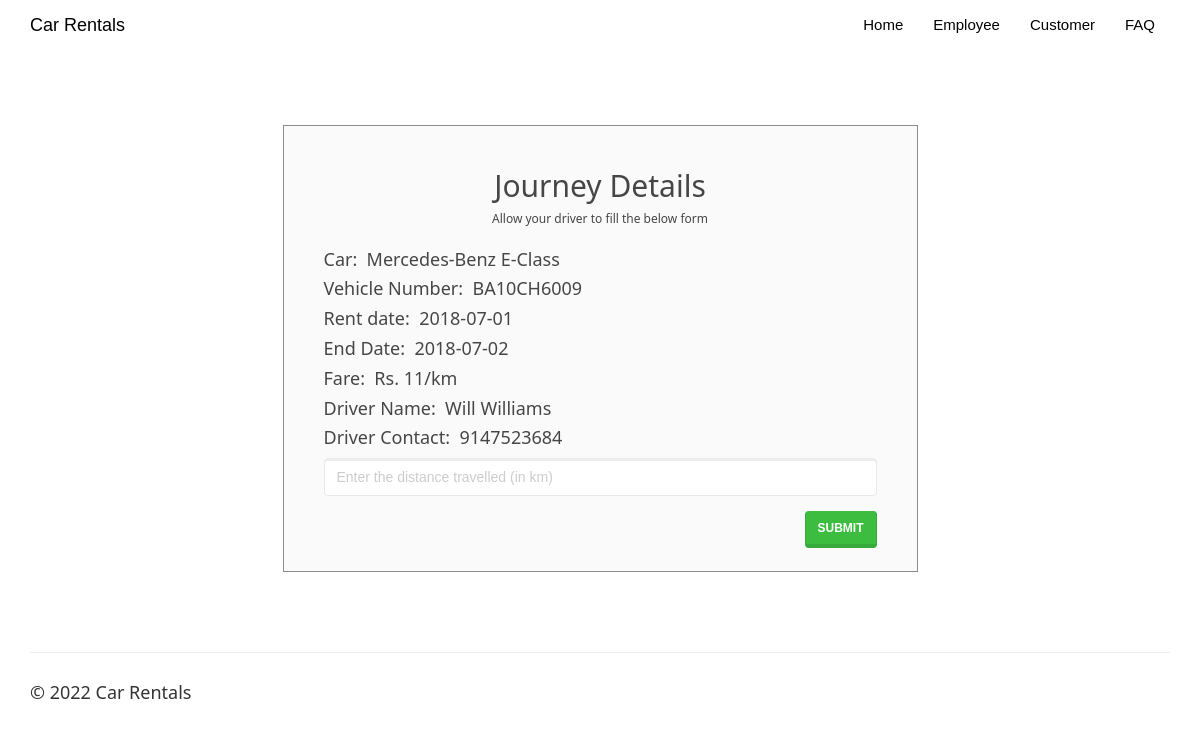
Page /returncar.php?id=574681245 on the committed database.
### tables this page shows
CREATE TABLE IF NOT EXISTS `rentedcars` (
`id` int(100) NOT NULL,
  `customer_username` varchar(50) NOT NULL,
  `car_id` int(20) NOT NULL,
  `driver_id` int(20) NOT NULL,
  `booking_date` date NOT NULL,
  `rent_start_date` date NOT NULL,
  `rent_end_date` date NOT NULL,
  `car_return_date` date DEFAULT NULL,
  `fare` double NOT NULL,
  `charge_type` varchar(25) NOT NULL DEFAULT 'days',
  `distance` double DEFAULT NULL,
  `no_of_days` int(50) DEFAULT NULL,
  `total_amount` double DEFAULT NULL,
  `return_status` varchar(10) NOT NULL
);

CREATE TABLE IF NOT EXISTS `cars` (
`car_id` int(20) NOT NULL,
  `car_name` varchar(50) NOT NULL,
  `car_nameplate` varchar(50) NOT NULL,
  `car_img` varchar(50) DEFAULT 'NA',
  `ac_price` float NOT NULL,
  `non_ac_price` float NOT NULL,
  `ac_price_per_day` float NOT NULL,
  `non_ac_price_per_day` float NOT NULL,
  `car_availability` varchar(10) NOT NULL
);

CREATE TABLE IF NOT EXISTS `driver` (
`driver_id` int(20) NOT NULL,
  `driver_name` varchar(50) NOT NULL,
  `dl_number` varchar(50) NOT NULL,
  `driver_phone` varchar(15) NOT NULL,
  `driver_address` varchar(50) NOT NULL,
  `driver_gender` varchar(10) NOT NULL,
  `client_username` varchar(50) NOT NULL,
  `driver_availability` varchar(10) NOT NULL
);

### returncar.php (the view, shortened to what this page needs)
<!DOCTYPE html>
<html>
<?php
$conn = Connect();
?>
<head>
<link rel="stylesheet" href="assets/bootstrap/css/bootstrap.min.css">
<link rel="stylesheet" href="assets/fonts/font-awesome.min.css">
    <link rel="stylesheet" href="assets/w3css/w3.css">
<link rel="stylesheet" type="text/css" href="assets/css/customerlogin.css">
<link rel="stylesheet" type="text/css" media="screen" href="assets/css/clientpage.css" />
</head>
<body id="page-top" data-spy="scroll" data-target=".navbar-fixed-top">
    <nav class="navbar navbar-custom navbar-fixed-top" role="navigation" style="color: black">
        <div class="container">
            <div class="navbar-header">
                <a class="navbar-brand page-scroll" href="index.php">
                   Car Rentals </a>
            </div>
            <?php
                if(isset($_SESSION['login_client'])){
            ?>
            <div class="collapse navbar-collapse navbar-right navbar-main-collapse">
                <ul class="nav navbar-nav">
                    <li>
                        <a href="index.php">Home</a>
                    </li>
                    <li>
                        <a href="#"><span class="glyphicon glyphicon-user"></span> Welcome <?php echo $_SESSION['login_client']; ?></a>
                    </li>
                    <li>
                    <ul class="nav navbar-nav navbar-right">
            <li><a href="#" class="dropdown-toggle active" data-toggle="dropdown" role="button" aria-haspopup="true" aria-expanded="false"><span class="glyphicon glyphicon-user"></span> Control Panel <span class="caret"></span> </a>
                <ul class="dropdown-menu">
              <li> <a href="entercar.php">Add Car</a></li>
              <li> <a href="enterdriver.php"> Add Driver</a></li>
              <li> <a href="clientview.php">View</a></li>
            </ul>
            </li>
          </ul>
                    </li>
                    <li>
                        <a href="logout.php"><span class="glyphicon glyphicon-log-out"></span> Logout</a>
                    </li>
                </ul>
            </div>
            <?php
            }
                else {
            ?>
            <div class="collapse navbar-collapse navbar-right navbar-main-collapse">
                <ul class="nav navbar-nav">
                    <li>
                        <a href="index.php">Home</a>
                    </li>
                    <li>
                        <a href="clientlogin.php">Employee</a>
                    </li>
                    <li>
                        <a href="customerlogin.php">Customer</a>
                    </li>
                    <li>
                        <a href="#"> FAQ </a>
                    </li>
                </ul>
            </div>
                <?php   }
                ?>
        </div>
    </nav>
<?php
function dateDiff($start, $end) {
    $start_ts = strtotime($start);
    $end_ts = strtotime($end);
    $diff = $end_ts - $start_ts;
    return round($diff / 86400);
}
 $id = $_GET["id"];
 $sql1 = "SELECT c.car_name, c.car_nameplate, rc.rent_start_date, rc.rent_end_date, rc.fare, rc.charge_type, d.driver_name, d.driver_phone
 FROM rentedcars rc, cars c, driver d
 WHERE id = '$id' AND c.car_id=rc.car_id AND d.driver_id = rc.driver_id";
 $result1 = $conn->query($sql1);
 if (mysqli_num_rows($result1) > 0) {
    while($row = mysqli_fetch_assoc($result1)) {
        $car_name = $row["car_name"];
        $car_nameplate = $row["car_nameplate"];
        $driver_name = $row["driver_name"];
        $driver_phone = $row["driver_phone"];
        $rent_start_date = $row["rent_start_date"];
        $rent_end_date = $row["rent_end_date"];
        $fare = $row["fare"];
        $charge_type = $row["charge_type"];
        $no_of_days = dateDiff("$rent_start_date", "$rent_end_date");
    }
}
?>
    <div class="container" style="margin-top: 65px;" >
    <div class="col-md-7" style="float: none; margin: 0 auto;">
      <div class="form-area">
        <form role="form" action="printbill.php?id=<?php echo $id ?>" method="POST">
        <br style="clear: both">
          <h3 style="margin-bottom: 5px; text-align: center; font-size: 30px;"> Journey Details </h3>
          <h6 style="margin-bottom: 25px; text-align: center; font-size: 12px;"> Allow your driver to fill the below form </h6>
           <h5> Car:&nbsp;  <?php echo($car_name);?></h5>
           <h5> Vehicle Number:&nbsp;  <?php echo($car_nameplate);?></h5>
           <h5> Rent date:&nbsp;  <?php echo($rent_start_date);?></h5>
           <h5> End Date:&nbsp;  <?php echo($rent_end_date);?></h5>
           <h5> Fare:&nbsp;  Rs. <?php
            if($charge_type == "days"){
                    echo ($fare . "/day");
                } else {
                    echo ($fare . "/km");
                }
            ?>
            </h5>
           <h5> Driver Name:&nbsp;  <?php echo($driver_name);?></h5>
           <h5> Driver Contact:&nbsp;  <?php echo($driver_phone);?></h5>
          <?php if($charge_type == "km") { ?>
          <div class="form-group">
            <input type="text" class="form-control" id="distance_or_days" name="distance_or_days" placeholder="Enter the distance travelled (in km)" required="" autofocus>
          </div>
          <?php }  else { ?>
            <h5> Number of Day(s):&nbsp;  <?php echo($no_of_days);?></h5>
            <input type="hidden" name="distance_or_days" value="<?php echo $no_of_days; ?>">
          <?php } ?>
           <input type="submit" name="submit" value="submit" class="btn btn-success pull-right">
        </form>
      </div>
    </div>
    </div>
</body>
<footer class="site-footer">
        <div class="container">
            <hr>
            <div class="row">
                <div class="col-sm-6">
                    <h5>© <?php echo date("Y"); ?> Car Rentals</h5>
                </div>
            </div>
        </div>
    </footer>
</html>

### assets/w3css/w3.css (style rules this page uses)
*,*:before,*:after { box-sizing:inherit }
html { -ms-text-size-adjust:100%;-webkit-text-size-adjust:100% }
body { margin:0 }
article,aside,details,figcaption,figure,footer,header,main,menu,nav,section,summary { display:block }
a { background-color:transparent;-webkit-text-decoration-skip:objects }
hr { box-sizing:content-box;height:0;overflow:visible }
button,input,select,textarea { font:inherit;margin:0 }
button,input { overflow:visible }
button,html [type=button],[type=reset],[type=submit] { -webkit-appearance:button }
html,body { font-family:Verdana,sans-serif;font-size:15px;line-height:1.5 }
html { overflow-x:hidden }
h3 { font-size:24px }
h5 { font-size:18px }
h6 { font-size:16px }
h1,h2,h3,h4,h5,h6 { font-family:"Segoe UI",Arial,sans-serif;font-weight:400;margin:10px 0 }
hr { border:0;border-top:1px solid #eee;margin:20px 0 }
a { color:inherit }

### assets/css/customerlogin.css (style rules this page uses)
body, html { height: 100%; }
body { padding-top: 50px; background-size: 100%; }
footer { display: block; }

### assets/css/clientpage.css (style rules this page uses)
.form-area { background-color: #FAFAFA; padding: 10px 40px 60px; margin: 10px 0px 60px; border: 1px solid GREY; opacity: 0.9; }

### rows in the picture
rentedcars: car.car_name "Mercedes-Benz E-Class", car.car_nameplate "BA10CH6009", rent_start_date "2018-07-01", rent_end_date "2018-07-02", fare "11", driver.driver_name "Will Williams", driver.driver_phone "9147523684"
